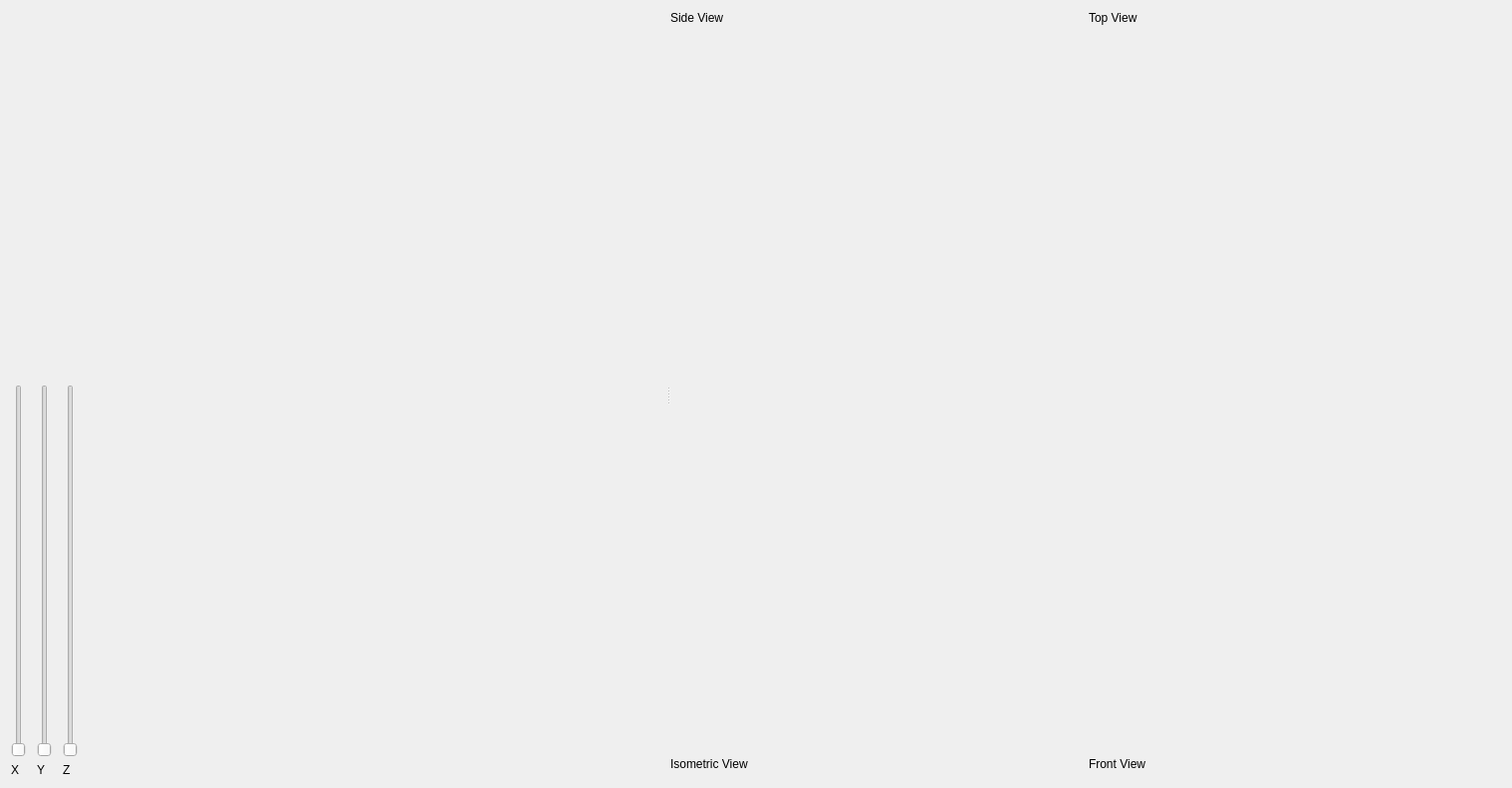
<?xml version="1.0" encoding="UTF-8"?>
<ui version="4.0">
 <class>ProjectionWindow</class>
 <widget class="QWidget" name="ProjectionWindow">
  <property name="geometry">
   <rect>
    <x>0</x>
    <y>0</y>
    <width>1518</width>
    <height>791</height>
   </rect>
  </property>
  <property name="windowTitle">
   <string>Orthographic Projections</string>
  </property>
  <layout class="QHBoxLayout" name="horizontalLayout_4">
   <item>
    <widget class="QSplitter" name="splitter">
     <property name="orientation">
      <enum>Qt::Horizontal</enum>
     </property>
     <widget class="QWidget" name="">
      <layout class="QHBoxLayout" name="horizontalLayout_3">
       <item>
        <layout class="QVBoxLayout" name="verticalLayout_6">
         <item>
          <spacer name="verticalSpacer_4">
           <property name="orientation">
            <enum>Qt::Vertical</enum>
           </property>
           <property name="sizeHint" stdset="0">
            <size>
             <width>20</width>
             <height>40</height>
            </size>
           </property>
          </spacer>
         </item>
         <item>
          <widget class="QSlider" name="Xrotate">
           <property name="maximum">
            <number>179</number>
           </property>
           <property name="orientation">
            <enum>Qt::Vertical</enum>
           </property>
          </widget>
         </item>
         <item>
          <widget class="QLabel" name="label_5">
           <property name="text">
            <string>X</string>
           </property>
          </widget>
         </item>
        </layout>
       </item>
       <item>
        <layout class="QVBoxLayout" name="verticalLayout_7">
         <item>
          <spacer name="verticalSpacer_2">
           <property name="orientation">
            <enum>Qt::Vertical</enum>
           </property>
           <property name="sizeHint" stdset="0">
            <size>
             <width>20</width>
             <height>40</height>
            </size>
           </property>
          </spacer>
         </item>
         <item>
          <widget class="QSlider" name="Yrotate">
           <property name="maximum">
            <number>35</number>
           </property>
           <property name="orientation">
            <enum>Qt::Vertical</enum>
           </property>
          </widget>
         </item>
         <item>
          <widget class="QLabel" name="label_6">
           <property name="text">
            <string>Y</string>
           </property>
          </widget>
         </item>
        </layout>
       </item>
       <item>
        <layout class="QVBoxLayout" name="verticalLayout_8">
         <item>
          <spacer name="verticalSpacer_3">
           <property name="orientation">
            <enum>Qt::Vertical</enum>
           </property>
           <property name="sizeHint" stdset="0">
            <size>
             <width>20</width>
             <height>40</height>
            </size>
           </property>
          </spacer>
         </item>
         <item>
          <widget class="QSlider" name="Zrotate">
           <property name="maximum">
            <number>35</number>
           </property>
           <property name="orientation">
            <enum>Qt::Vertical</enum>
           </property>
          </widget>
         </item>
         <item>
          <widget class="QLabel" name="label_7">
           <property name="text">
            <string>Z</string>
           </property>
          </widget>
         </item>
        </layout>
       </item>
       <item>
        <spacer name="horizontalSpacer">
         <property name="orientation">
          <enum>Qt::Horizontal</enum>
         </property>
         <property name="sizeHint" stdset="0">
          <size>
           <width>40</width>
           <height>20</height>
          </size>
         </property>
        </spacer>
       </item>
      </layout>
     </widget>
     <widget class="QWidget" name="">
      <layout class="QVBoxLayout" name="verticalLayout_5">
       <item>
        <layout class="QHBoxLayout" name="horizontalLayout">
         <item>
          <layout class="QVBoxLayout" name="verticalLayout">
           <item>
            <widget class="QLabel" name="label">
             <property name="text">
              <string>Side View</string>
             </property>
            </widget>
           </item>
           <item>
            <widget class="ProjectionWidget" name="SideView" native="true"/>
           </item>
          </layout>
         </item>
         <item>
          <layout class="QVBoxLayout" name="verticalLayout_4">
           <item>
            <widget class="QLabel" name="label_4">
             <property name="text">
              <string>Top View</string>
             </property>
            </widget>
           </item>
           <item>
            <widget class="ProjectionWidget" name="TopView" native="true"/>
           </item>
          </layout>
         </item>
        </layout>
       </item>
       <item>
        <spacer name="verticalSpacer">
         <property name="orientation">
          <enum>Qt::Vertical</enum>
         </property>
         <property name="sizeHint" stdset="0">
          <size>
           <width>17</width>
           <height>37</height>
          </size>
         </property>
        </spacer>
       </item>
       <item>
        <layout class="QHBoxLayout" name="horizontalLayout_2">
         <item>
          <layout class="QVBoxLayout" name="verticalLayout_2">
           <item>
            <widget class="QLabel" name="label_2">
             <property name="text">
              <string>Isometric View</string>
             </property>
            </widget>
           </item>
           <item>
            <widget class="ProjectionWidget" name="IsoView" native="true"/>
           </item>
          </layout>
         </item>
         <item>
          <layout class="QVBoxLayout" name="verticalLayout_3">
           <item>
            <widget class="QLabel" name="label_3">
             <property name="text">
              <string>Front View</string>
             </property>
            </widget>
           </item>
           <item>
            <widget class="ProjectionWidget" name="FrontView" native="true"/>
           </item>
          </layout>
         </item>
        </layout>
       </item>
      </layout>
     </widget>
    </widget>
   </item>
  </layout>
 </widget>
 <customwidgets>
  <customwidget>
   <class>ProjectionWidget</class>
   <extends>QWidget</extends>
   <header location="global">include/QT/projectionWidget.h</header>
   <container>1</container>
  </customwidget>
 </customwidgets>
 <resources/>
 <connections/>
</ui>
